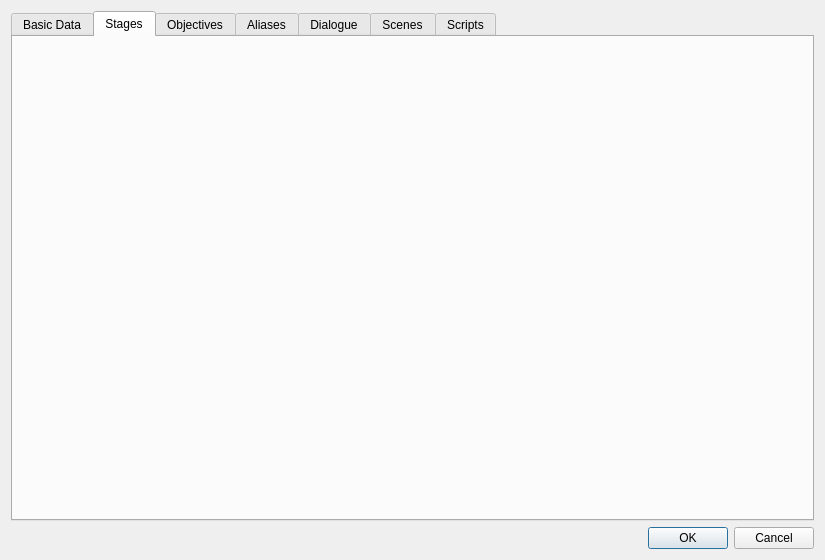
<?xml version="1.0" encoding="UTF-8"?>
<ui version="4.0">
 <class>FormDialogQuest</class>
 <widget class="QDialog" name="FormDialogQuest">
  <property name="geometry">
   <rect>
    <x>0</x>
    <y>0</y>
    <width>825</width>
    <height>560</height>
   </rect>
  </property>
  <property name="windowTitle">
   <string>Quest</string>
  </property>
  <layout class="QGridLayout" name="gridLayout">
   <item row="1" column="0">
    <layout class="QHBoxLayout">
     <property name="spacing">
      <number>6</number>
     </property>
     <property name="leftMargin">
      <number>0</number>
     </property>
     <property name="topMargin">
      <number>0</number>
     </property>
     <property name="rightMargin">
      <number>0</number>
     </property>
     <property name="bottomMargin">
      <number>0</number>
     </property>
     <item>
      <spacer>
       <property name="orientation">
        <enum>Qt::Horizontal</enum>
       </property>
       <property name="sizeHint" stdset="0">
        <size>
         <width>0</width>
         <height>0</height>
        </size>
       </property>
      </spacer>
     </item>
     <item>
      <widget class="QPushButton" name="buttonOK">
       <property name="text">
        <string>OK</string>
       </property>
      </widget>
     </item>
     <item>
      <widget class="QPushButton" name="buttonCancel">
       <property name="text">
        <string>Cancel</string>
       </property>
      </widget>
     </item>
    </layout>
   </item>
   <item row="0" column="0">
    <widget class="QTabWidget" name="tabWidget">
     <property name="currentIndex">
      <number>1</number>
     </property>
     <widget class="QWidget" name="tabBase">
      <attribute name="title">
       <string>Basic Data</string>
      </attribute>
      <layout class="QGridLayout" name="gridLayout_2" columnstretch="2,3,1,2,3">
       <item row="0" column="0">
        <widget class="QLabel" name="label">
         <property name="text">
          <string>Editor ID</string>
         </property>
         <property name="buddy">
          <cstring>editorID</cstring>
         </property>
        </widget>
       </item>
       <item row="2" column="0">
        <widget class="QLabel" name="label_3">
         <property name="text">
          <string>Event</string>
         </property>
         <property name="buddy">
          <cstring>eventType</cstring>
         </property>
        </widget>
       </item>
       <item row="5" column="0" colspan="5">
        <spacer name="verticalSpacer">
         <property name="orientation">
          <enum>Qt::Vertical</enum>
         </property>
         <property name="sizeHint" stdset="0">
          <size>
           <width>0</width>
           <height>0</height>
          </size>
         </property>
        </spacer>
       </item>
       <item row="1" column="3">
        <widget class="QLabel" name="label_5">
         <property name="text">
          <string>Type</string>
         </property>
         <property name="buddy">
          <cstring>questType</cstring>
         </property>
        </widget>
       </item>
       <item row="1" column="0">
        <widget class="QLabel" name="label_2">
         <property name="text">
          <string>Name</string>
         </property>
         <property name="buddy">
          <cstring>name</cstring>
         </property>
        </widget>
       </item>
       <item row="0" column="1">
        <widget class="QLineEdit" name="editorID"/>
       </item>
       <item row="1" column="1">
        <widget class="QLineEdit" name="name"/>
       </item>
       <item row="0" column="4">
        <widget class="QLineEdit" name="editorCategory"/>
       </item>
       <item row="2" column="1">
        <widget class="QComboBox" name="eventType"/>
       </item>
       <item row="0" column="3">
        <widget class="QLabel" name="label_4">
         <property name="text">
          <string>Object Window Category</string>
         </property>
         <property name="buddy">
          <cstring>editorCategory</cstring>
         </property>
        </widget>
       </item>
       <item row="1" column="4">
        <widget class="QComboBox" name="questType"/>
       </item>
       <item row="3" column="0" colspan="2">
        <layout class="QGridLayout" name="gridLayout_3">
         <item row="0" column="0">
          <widget class="QCheckBox" name="flagStartGameEnabled">
           <property name="text">
            <string>Start Game Enabled</string>
           </property>
          </widget>
         </item>
         <item row="0" column="1">
          <widget class="QCheckBox" name="flagRunOnce">
           <property name="text">
            <string>Run only once</string>
           </property>
          </widget>
         </item>
         <item row="1" column="0">
          <widget class="QCheckBox" name="flagWarnOnAliasFillFailure">
           <property name="text">
            <string>Warn on alias fill failure</string>
           </property>
          </widget>
         </item>
         <item row="1" column="1">
          <widget class="QCheckBox" name="flagAllowRepeatedStages">
           <property name="text">
            <string>Allow repeated stages</string>
           </property>
          </widget>
         </item>
        </layout>
       </item>
       <item row="0" column="2">
        <spacer name="horizontalSpacer">
         <property name="orientation">
          <enum>Qt::Horizontal</enum>
         </property>
         <property name="sizeHint" stdset="0">
          <size>
           <width>0</width>
           <height>0</height>
          </size>
         </property>
        </spacer>
       </item>
       <item row="2" column="3" colspan="2">
        <widget class="QCheckBox" name="flagExcludeFromDialogueExport">
         <property name="text">
          <string>Exclude from dialogue export</string>
         </property>
        </widget>
       </item>
       <item row="4" column="0" colspan="5">
        <layout class="QHBoxLayout" name="horizontalLayout" stretch="5,6">
         <item>
          <layout class="QVBoxLayout" name="verticalLayout_2">
           <item>
            <widget class="QLabel" name="label_9">
             <property name="text">
              <string>Text display globals:</string>
             </property>
            </widget>
           </item>
           <item>
            <widget class="FormListListview" name="textDisplayGlobals"/>
           </item>
          </layout>
         </item>
         <item>
          <layout class="QGridLayout" name="gridLayout_4">
           <item row="2" column="0" colspan="2">
            <widget class="QLabel" name="label_7">
             <property name="text">
              <string>Dialogue conditions:</string>
             </property>
            </widget>
           </item>
           <item row="3" column="0" colspan="2">
            <widget class="ConditionList" name="dialogueConditions" native="true">
             <property name="sizePolicy">
              <sizepolicy hsizetype="Preferred" vsizetype="MinimumExpanding">
               <horstretch>0</horstretch>
               <verstretch>0</verstretch>
              </sizepolicy>
             </property>
            </widget>
           </item>
           <item row="1" column="1">
            <widget class="QSpinBox" name="priority"/>
           </item>
           <item row="1" column="0">
            <widget class="QLabel" name="label_6">
             <property name="text">
              <string>Dialogue priority:</string>
             </property>
             <property name="buddy">
              <cstring>priority</cstring>
             </property>
            </widget>
           </item>
          </layout>
         </item>
        </layout>
       </item>
      </layout>
     </widget>
     <widget class="QWidget" name="tabStages">
      <attribute name="title">
       <string>Stages</string>
      </attribute>
     </widget>
     <widget class="QWidget" name="tabObjectives">
      <attribute name="title">
       <string>Objectives</string>
      </attribute>
      <layout class="QVBoxLayout" name="verticalLayout">
       <item>
        <widget class="QTableView" name="objectiveList"/>
       </item>
       <item>
        <widget class="QGroupBox" name="groupBox">
         <property name="title">
          <string>Selected objective</string>
         </property>
         <layout class="QGridLayout" name="gridLayout_7">
          <item row="0" column="1">
           <widget class="QSpinBox" name="objectiveIndex"/>
          </item>
          <item row="2" column="0" colspan="4">
           <widget class="QTableWidget" name="objectiveTargetList"/>
          </item>
          <item row="0" column="2">
           <widget class="QLabel" name="label_14">
            <property name="text">
             <string>Display text</string>
            </property>
           </widget>
          </item>
          <item row="0" column="0">
           <widget class="QLabel" name="label_13">
            <property name="text">
             <string>Index</string>
            </property>
           </widget>
          </item>
          <item row="1" column="0" colspan="4">
           <widget class="QCheckBox" name="objectiveFlagOr">
            <property name="text">
             <string>OR'd with previous</string>
            </property>
           </widget>
          </item>
          <item row="0" column="3">
           <widget class="QLineEdit" name="objectiveText"/>
          </item>
          <item row="3" column="0" colspan="4">
           <widget class="QGroupBox" name="groupBox_2">
            <property name="title">
             <string>Selected target</string>
            </property>
            <layout class="QGridLayout" name="gridLayout_8" columnstretch="1,0,0,0">
             <item row="0" column="0">
              <widget class="QLabel" name="label_15">
               <property name="text">
                <string>Target alias</string>
               </property>
              </widget>
             </item>
             <item row="0" column="1">
              <widget class="QComboBox" name="objectiveTargetAlias"/>
             </item>
             <item row="0" column="2">
              <spacer name="horizontalSpacer_2">
               <property name="orientation">
                <enum>Qt::Horizontal</enum>
               </property>
               <property name="sizeHint" stdset="0">
                <size>
                 <width>0</width>
                 <height>0</height>
                </size>
               </property>
              </spacer>
             </item>
             <item row="1" column="0" colspan="4">
              <widget class="QLabel" name="label_16">
               <property name="text">
                <string>Conditions:</string>
               </property>
              </widget>
             </item>
             <item row="0" column="3">
              <widget class="QCheckBox" name="objectiveTargetFlagIgnoreLocks">
               <property name="text">
                <string>Compass markers ignore locks</string>
               </property>
              </widget>
             </item>
             <item row="2" column="0" colspan="4">
              <widget class="QLabel" name="label_17">
               <property name="text">
                <string>TODO: CONDITION LIST UI HERE</string>
               </property>
              </widget>
             </item>
            </layout>
           </widget>
          </item>
         </layout>
        </widget>
       </item>
      </layout>
     </widget>
     <widget class="QWidget" name="tabAliases">
      <attribute name="title">
       <string>Aliases</string>
      </attribute>
      <layout class="QGridLayout" name="gridLayout_6">
       <item row="0" column="0">
        <widget class="QLabel" name="label_11">
         <property name="text">
          <string>Scope event: NONE</string>
         </property>
        </widget>
       </item>
       <item row="1" column="0">
        <widget class="QLabel" name="label_12">
         <property name="text">
          <string>Aliases:</string>
         </property>
        </widget>
       </item>
       <item row="2" column="0">
        <widget class="QTableView" name="aliasList"/>
       </item>
      </layout>
     </widget>
     <widget class="QWidget" name="tabDialogue">
      <attribute name="title">
       <string>Dialogue</string>
      </attribute>
      <layout class="QGridLayout" name="gridLayout_5">
       <item row="0" column="0">
        <widget class="QTabWidget" name="dialogueTabbox">
         <property name="currentIndex">
          <number>0</number>
         </property>
         <widget class="QWidget" name="tabDialoguePlayer">
          <attribute name="title">
           <string>Player</string>
          </attribute>
         </widget>
         <widget class="QWidget" name="tabDialogueFavor">
          <attribute name="title">
           <string>Favor</string>
          </attribute>
         </widget>
         <widget class="QWidget" name="tabDialogueCombat">
          <attribute name="title">
           <string>Combat</string>
          </attribute>
         </widget>
         <widget class="QWidget" name="tabDialogueDetection">
          <attribute name="title">
           <string>Detection</string>
          </attribute>
         </widget>
         <widget class="QWidget" name="tabDialogueService">
          <attribute name="title">
           <string>Service</string>
          </attribute>
         </widget>
         <widget class="QWidget" name="tabDialogueMisc">
          <attribute name="title">
           <string>Misc</string>
          </attribute>
         </widget>
        </widget>
       </item>
      </layout>
     </widget>
     <widget class="QWidget" name="tabScenes">
      <attribute name="title">
       <string>Scenes</string>
      </attribute>
     </widget>
     <widget class="QWidget" name="tabScripts">
      <attribute name="title">
       <string>Scripts</string>
      </attribute>
     </widget>
    </widget>
   </item>
  </layout>
 </widget>
 <customwidgets>
  <customwidget>
   <class>FormListListview</class>
   <extends>QTableView</extends>
   <header>odds_and_ends/formlist_listview.h</header>
  </customwidget>
  <customwidget>
   <class>ConditionList</class>
   <extends>QWidget</extends>
   <header>odds_and_ends/condition_list.h</header>
   <container>1</container>
  </customwidget>
 </customwidgets>
 <tabstops>
  <tabstop>tabWidget</tabstop>
  <tabstop>editorID</tabstop>
  <tabstop>editorCategory</tabstop>
  <tabstop>name</tabstop>
  <tabstop>questType</tabstop>
  <tabstop>eventType</tabstop>
  <tabstop>flagStartGameEnabled</tabstop>
  <tabstop>flagRunOnce</tabstop>
  <tabstop>flagWarnOnAliasFillFailure</tabstop>
  <tabstop>flagAllowRepeatedStages</tabstop>
  <tabstop>flagExcludeFromDialogueExport</tabstop>
  <tabstop>priority</tabstop>
  <tabstop>buttonCancel</tabstop>
  <tabstop>buttonOK</tabstop>
  <tabstop>aliasList</tabstop>
  <tabstop>objectiveList</tabstop>
  <tabstop>objectiveIndex</tabstop>
  <tabstop>objectiveText</tabstop>
  <tabstop>objectiveFlagOr</tabstop>
  <tabstop>objectiveTargetList</tabstop>
  <tabstop>objectiveTargetAlias</tabstop>
  <tabstop>objectiveTargetFlagIgnoreLocks</tabstop>
  <tabstop>dialogueTabbox</tabstop>
 </tabstops>
 <resources/>
 <connections/>
</ui>
